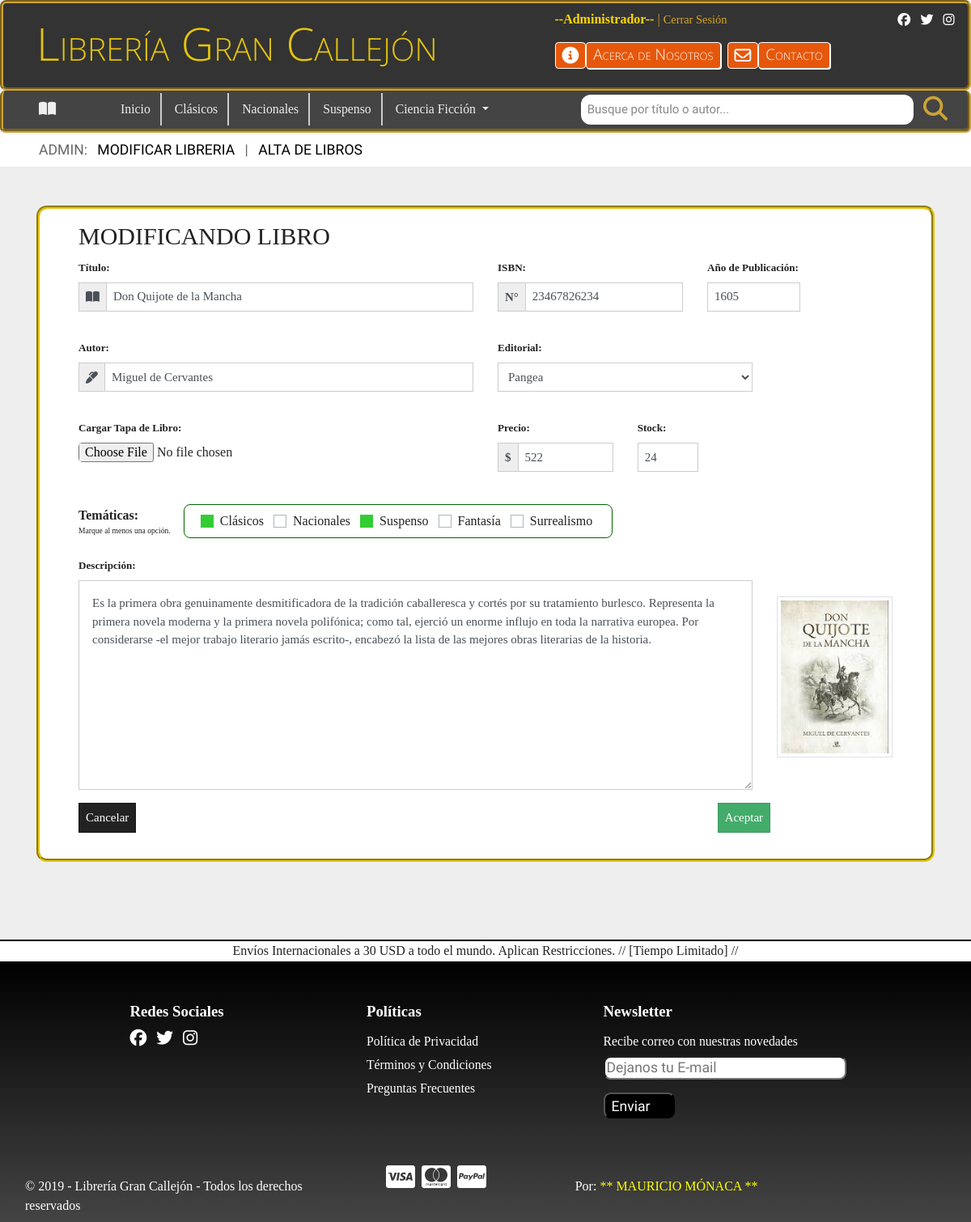
/editbook.php?id=1 (signed in), run on the app's committed database.
### tables this page shows
CREATE TABLE  IF NOT EXISTS `libros` (
  `id_libro` int(11) NOT NULL,
  `isbn` varchar(13) DEFAULT NULL UNIQUE,
  `nombre_libro` varchar(255) DEFAULT NULL,
  `autor_libro` varchar(255) DEFAULT NULL,
  `imagen_libro` varchar(255) DEFAULT NULL,
  `descripcion_libro` varchar(1000) DEFAULT NULL,
  `precio_libro` int(11) DEFAULT NULL,
  `stock_libro` int(11) DEFAULT NULL,
  `editorial` varchar(50) DEFAULT NULL,
  `anio` int(4) DEFAULT NULL,
  `tematicas` varchar(100) DEFAULT NULL
);

### editbook.php (the view, shortened to what this page needs)
<?php
require('./include/header.php');
require_once('./include/connect.php');
if (isset($_REQUEST['id'])) {
	$BookID = $_REQUEST['id'];
}
$sql = "SELECT * FROM libros WHERE id_libro = $BookID";
$query = mysqli_query($link,$sql);
$cell = mysqli_fetch_array($query);
 ?>
	<main class="container-fluid p-0 m-0">
		<div class="container">
			<div class="row no-gutters">
				<section class="col-12 px-3 px-lg-5 py-3 upload-book my-5">
					<form method="post" action="actionedit.php" enctype="multipart/form-data">
						<h2>MODIFICANDO LIBRO</h2>
					    <div class="row">
					    	<div class="form-group col-lg-6">
					    	    <label for="tit" class="control-label font-weight-bold">Título:</label>
								<div class="input-group mb-3">
      								<div class="input-group-prepend">
					    	    		<span class="input-group-text">
					    	    			<i class="fas fa-book-open book-icon"></i>
					    	    		</span>
					    	    	</div>
					    	    	<?php echo '<input type="text" class="form-control" name="title" id="tit" autofocus="on" value="'.$cell["nombre_libro"].'" required>';?>
					    	    </div>
					    	</div>
					    	<div class="form-group col-lg-3">
					    	    <label class="control-label font-weight-bold" for="isbn">ISBN:</label>
								<div class="input-group mb-3">
      								<div class="input-group-prepend">
					    	    		<span class="input-group-text">
					    	    			<b>N°</b>
					    	    		</span>
					    	    	</div>
					    	    	<?php echo '<input type="text" class="form-control" name="isbn" id="isbn" pattern="[0-9]{5,13}" maxlength="13" minlength="5" title="Solo se permite el ingreso de números, preferentemente 13 cifras" value="'.$cell["isbn"].'" required>';?>
					    	    </div>
					    	</div>
					    	<div class="form-group col-lg-3">
					    	    <label class="control-label font-weight-bold" for="anio">Año de Publicación:</label>
				    	    	<?php echo '<input type="number" class="form-control w-50" name="anio" id="anio" min="1000" max="2020" title="Solo se permite la cifra de años desde 1000 hasta 2020" value="'.$cell["anio"].'" required>';?>
					    	</div>
					    	<div class="form-group col-lg-6">
					    	    <label class="control-label font-weight-bold" for="aut">Autor:</label>
								<div class="input-group mb-3">
      								<div class="input-group-prepend">
					    	    		<span class="input-group-text">
					    	    			<i class="fas fa-marker"></i>
					    	    		</span>
					    	    	</div>
					    	    	<?php echo '<input type="text" class="form-control" name="author" id="aut" pattern="[A-Za-z ]{4,25}" maxlength="25" title="No se permite el ingreso de números" value="'.$cell["autor_libro"].'" required>';?>
					    	    </div>
					    	</div>
							<?php
								$old_edi = $cell['editorial'];
							?>
					    	<div class="form-group col-lg-4 col-7">
					    	    <label class="control-label font-weight-bold" for="edi">Editorial:</label>
					    	    <select class="form-control" title="Elegir Editorial" id="edi" name="editorial" required>
								<?php
									echo '<option value="' . $old_edi . '" selected>'.$cell["editorial"].'</option>';
								?>
								</select>
					    	</div>
					    	<div class="form-group col-lg-6">
					    	    <label class="font-weight-bold" for="img">Cargar Tapa de Libro: </label>
					    	    <input type="file" class="form-control-file" id="img" title="Formatos aceptados: .jpg, .png o .gif" name="imgbook" accept="image/*" required>
					    	</div>
					    	<div class="form-group col-6 col-lg-2">
					    	    <label for="price" class="control-label font-weight-bold" pattern="[0,9][\.]">Precio:</label>
								<div class="input-group mb-3">
      								<div class="input-group-prepend">
					    	    		<span class="input-group-text">
					    	    			<b>$</b>
					    	    		</span>
					    	    	</div>
					    	    	<?php echo '<input type="text" class="form-control" name="price" id="price" pattern="\d+(\,\d{2})?" value="'.$cell["precio_libro"].'" required>';?>
					    		</div>
					    	</div>
					    	<div class="form-group col-lg-3 col-6">
					    	    <label for="sto" class="control-label font-weight-bold">Stock:</label>
					    	    <?php echo '<input type="number" class="form-control" name="stock" id="sto" min="0" value="'.$cell["stock_libro"].'" required>';?>
					    	</div>
							<div class="form-group d-flex flex-column flex-lg-row justify-content-start col-12 col-lg-10">
								<div class="mr-lg-3 mr-auto  align-self-center d-flex flex-column">
									<legend class="col-form-label py-0 mr-2 font-weight-bold mb-0">Temáticas:</legend>
									<small class="mt-0 py-0">Marque al menos una opción.</small>
								</div>
				                <div class="d-flex px-2 px-md-5 px-lg-4 mr-lg-1 mr-md-5 py-2 my-2 subject flex-wrap flex-sm-nowrap">
				                	<div class="form-check mr-ld-4 mr-3">
						                <label class="custom-control-label" for="classic">Clásicos</label>
				                	</div>
				                	<div class="form-check mr-ld-4 mr-3">
						                <label class="custom-control-label" for="nacionales">Nacionales</label>
				            		</div>
				                	<div class="form-check mr-ld-4 mr-3">
						                <label class="custom-control-label" for="suspenso">Suspenso</label>
				                	</div>
				                	<div class="form-check mr-ld-4 mr-3">
						                <label class="custom-control-label" for="fantasia">Fantasía</label>
				                	</div>
				                	<div class="form-check">
						                <label class="custom-control-label" for="surrealismo">Surrealismo</label>
				                	</div>
				                </div>
							</div>
					    </div>
				    	<div class="row">
				    		<div class="col-md-10">
				    			<label for="des" class="d-block font-weight-bold">Descripción:</label>
				    			<?php echo '<textarea class="p-3 form-control" name="description" id="des"  rows="10" maxlength="1200" required>'.$cell['descripcion_libro'].'</textarea>';?>
				    		</div>
				    		<div class="col-md-2 mt-md-5 d-none d-md-block">
				    			<img src="<?php echo $cell['imagen_libro'];  ?>" class="img-fluid img-thumbnail" alt="<?php echo $cell['nombre_libro'];  ?>" title="<?php echo $cell['nombre_libro'];  ?>">
				    		</div>
				    	</div>
		    			<div class="d-none d-md-flex justify-content-between upload-buttons">
	    					<div class="d-flex mt-3">
	    						<a href="./index.php" class="mr-2">
	    							<button type="button" class="btn btn-dark">Cancelar</button>
	    						</a>
	    					</div>
	    					<div>
	    						<div class="form-group mt-3">
	    							<input type="submit" class="btn btn-success" name="editbook" value="Aceptar">
	    						</div>
	    					</div>
		    			</div>
					</form>
		        </section>
		    </div>
	    </div>
	</main>
<?php
require('./include/footer.php');
?>

### css/style.css (style rules this page uses)
body { padding: 0px; margin: 0px; list-style: none; font-family: Verdana, 'Paytone One','Open Sans', sans-serif; font-size: 12px; width: 100vw; }
body { overflow-x: hidden; background-color: #EEE; }
@media (min-width: 768px) { body { font-size: 15px; } }
@media (min-width: 992px) { body { font-size: 16px; } }
input, textarea { border-radius: .3em;f }
img { height: 100%; width: 100%; }
a { text-decoration: none !important; color: white; }
select { background-color: black; font-family: Verdana; font-size: .9em; color: gold; border: 1px solid #CDA434; }
main { width: 100%; }
.books-wrap, .upload-book, .admin-layout { border: 4px groove #E5C40C; border-radius: .8em; font-family: Verdana; background-color: white; }
.upload-book input[name="stock"] { width: 5em; }
.upload-book .upload-buttons { width: 85%; }
.upload-book .subject { border: 1px solid darkgreen; border-radius: .5em; }
.upload-book small { font-size: .8em; }
@media (min-width: 992px) { .upload-book small { font-size: .6em; } }
.subject > div label { font-size: .9em; padding-top: .3em !important; }
@media (min-width: 992px) { .subject > div label { font-size: 1em; padding-top: 0 !important; } }
.subject > div input[type="checkbox"]:checked + label::after { background: limegreen; border-color: green; }

### data on the page
libros: title "Don Quijote de la Mancha", isbn "23467826234", anio "1605", author "Miguel de Cervantes", editorial "Pangea", price "522", stock "24", description "Es la primera obra genuinamente desmitificadora de la tradición caballeresca y cortés por su tratamiento burlesco. Representa la primera novela moderna y la primera novela polifónica; como tal, ejerció un enorme influjo en toda la narrativa europea. Por considerarse -el mejor trabajo literario jamás escrito-, encabezó la lista de las mejores obras literarias de la historia.", imagen_libro (picture)

### other printed values
$account "--Administrador--"
